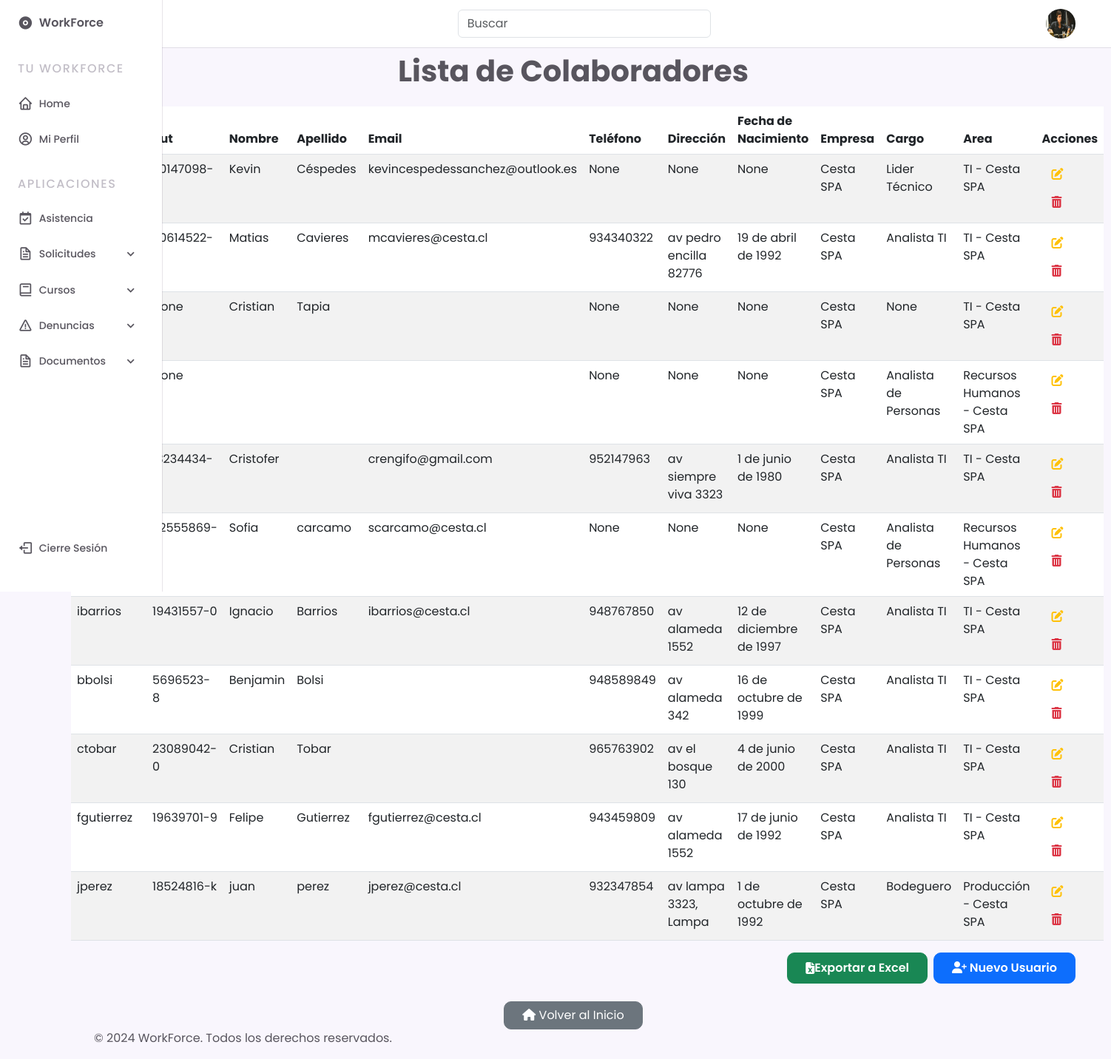
The page /gestiones/colaboradores/ (signed in) on the database its author committed.
### gestiones/models.py (models this page shows, shortened)
class CustomUser(AbstractUser):
    empresa = models.ForeignKey(Empresa, on_delete=models.CASCADE, null=True, blank=True)
    area = models.ForeignKey(Area, on_delete=models.SET_NULL, null=True, blank=True)
    cargo = models.CharField(max_length=255, blank=True, null=True)
    fecha_contratacion = models.DateField(blank=True, null=True)
    foto_perfil = models.ImageField(upload_to='fotos_perfil/', null=True, blank=True)
    telefono = models.CharField(max_length=15, null=True, blank=True)
    fecha_nacimiento = models.DateField(null=True, blank=True)
    direccion = models.CharField(max_length=255, blank=True, null=True)
    salud = models.CharField(max_length=30, choices=[
        ('fonasa', 'Fonasa'),
        ('banmedica', 'Banmédica'),
        ('colmena', 'Colmena Golden Cross'),
        ('consalud', 'Consalud'),
        ('cruzblanca', 'CruzBlanca'),
        ('esencial', 'Esencial'),
        ('masvida', 'Nueva Masvida'),
        ('vidatres', 'Vida Tres'),
    ], blank=True, null=True)
    afp = models.CharField(max_length=30, choices=[
        ('capital', 'AFP Capital'),
        ('cuprum', 'AFP Cuprum'),
        ('habitat', 'AFP Habitat'),
        ('modelo', 'AFP Modelo'),
        ('planvital', 'AFP Planvital'),
        ('provida', 'AFP Provida'),
        ('uno', 'AFP Uno'),
    ], blank=True, null=True)
    horario_asignado = models.CharField(max_length=20, choices=[
        ('8:00-17:30', '8:00 a 17:30'),
        ('9:00-18:30', '9:00 a 18:30'),
        ('21:00-8:00', '21:00 a 8:00'),
        ('otro', 'Otro'),
    ], null=True, blank=True)
    rut = models.CharField(max_length=12, unique=True, null=True, blank=True)

class Empresa(models.Model):
    nombre = models.CharField(max_length=255)
    razon_social = models.CharField(max_length=255)
    rut = models.CharField(max_length=12)
    giro = models.CharField(max_length=255)
    cantidad_personal = models.IntegerField()
    direccion = models.CharField(max_length=255)
    def __str__(self):
        return self.nombre

class Area(models.Model):
    nombre = models.CharField(max_length=255)
    empresa = models.ForeignKey(Empresa, on_delete=models.CASCADE, related_name='areas')
    def __str__(self):
        return f"{self.nombre} - {self.empresa.nombre}"

### gestiones/views.py (the view)
# urls.py: path('colaboradores/', views.lista_colaboradores, name='lista_colaboradores'),
@login_required
@user_passes_test(is_supervisor)
def lista_colaboradores(request):
    colaboradores = CustomUser.objects.filter(empresa=request.user.empresa)
    return render(request, 'gestiones/usuarios/lista_colaboradores.html', {'colaboradores': colaboradores})

### core/templatetags/custom_tags.py (called while the page is built)
@register.filter
def is_supervisor(user):
    return user.groups.filter(name='supervisores').exists()

### gestiones/views.py (called while the page is built)
def is_supervisor(user):
    return user.groups.filter(name='supervisores').exists()

### gestiones/templates/gestiones/usuarios/lista_colaboradores.html
{% extends "base.html" %}
{% load static %}
{% block content %}
<h1 class="text-center mb-4" style="font-weight: bold;">Lista de Colaboradores</h1>
<table class="table table-striped">
    <thead>
        <tr>
            <th>Username</th>
            <th>Rut</th>
            <th>Nombre</th>
            <th>Apellido</th>
            <th>Email</th>
            <th>Teléfono</th>
            <th>Dirección</th>
            <th>Fecha de Nacimiento</th>
            <th>Empresa</th>
            <th>Cargo</th>
            <th>Area</th>
            <th>Acciones</th>
        </tr>
    </thead>
    <tbody>
        {% for colaborador in colaboradores %}
        <tr>
            <td>{{ colaborador.username }}</td>
            <td>{{colaborador.rut}}</td>
            <td>{{ colaborador.first_name }}</td>
            <td>{{ colaborador.last_name }}</td>
            <td>{{ colaborador.email }}</td>
            <td>{{ colaborador.telefono }}</td>
            <td>{{ colaborador.direccion }}</td>
            <td>{{ colaborador.fecha_nacimiento }}</td>
            <td>{{ colaborador.empresa }}</td>
            <td>{{ colaborador.cargo }}</td>
            <td>{{ colaborador.area }}</td>
            <td>
                <a href="{% url 'editar_colaborador' colaborador.pk %}" class="btn btn-link text-warning" title="Editar colaborador">
                    <i class="fas fa-edit"></i>
                </a>
                <a href="{% url 'eliminar_colaborador' colaborador.pk %}" class="btn btn-link text-danger" title="Eliminar colaborador">
                    <i class="fas fa-trash-alt"></i>
                </a>
            </td>
        </tr>
        {% endfor %}
    </tbody>
</table>
<div class="d-flex justify-content-end">
    <a href="{% url 'exportar_colaboradores_excel' %}" class="btn btn-success px-4 d-flex align-items-center me-2" style="border-radius: 10px; font-weight: 600;">
        <i class="fas fa-file-excel"></i>   Exportar a Excel
    </a>
    <a href="{% url 'registrar_usuario' %}" class="btn btn-primary px-4 py-2" style="border-radius: 10px; font-weight: 600;">
        <i class="fas fa-user-plus"></i> Nuevo Usuario
    </a>
</div>
<div class="d-flex justify-content-center mt-4">
    <a href="{% url 'home' %}" class="btn btn-secondary px-4" style="border-radius: 10px;"><i class="fas fa-home"></i> Volver al Inicio</a>
</div>
{% endblock %}

### core/templates/base.html (shortened to what this page needs)
{% load static %}
{% load custom_tags %}
<!DOCTYPE html>
<html lang="en">
    <head>
        <link href="https://cdn.jsdelivr.net/npm/bootstrap@5.3.0/dist/css/bootstrap.min.css" rel="stylesheet">
        <link rel="stylesheet" href="https://cdn.jsdelivr.net/npm/boxicons@latest/css/boxicons.min.css">
        <link rel="stylesheet" type="text/css" href="{% static 'css/styles.css' %}">
        <link rel="stylesheet" href="https://cdnjs.cloudflare.com/ajax/libs/font-awesome/5.15.4/css/all.min.css">
    </head>
    <body>
        <header class="header">
            <div class="header__container">
                {% if user.foto_perfil %}
                        <img src="{{ user.foto_perfil.url }}" alt="mdo" width="42" height="42" class="header__img">
                    {% else %}
                        <img src="{% static 'img/default_profile.png' %}" alt="mdo" width="42" height="42" class="header__img">
                    {% endif %}
                <a href="{% url 'home' %}" class="header__logo">WorkForce</a>
                <form class="col-12 col-lg-auto mb-3 mb-lg-0 me-lg-3" role="search" action="{% url 'buscar' %}">
                    <input type="search" class="form-control" placeholder="Buscar" aria-label="Search" name="q">
                </form>
            </div>
        </header>
        <div class="nav" id="navbar">
            <nav class="nav__container">
                <div>
                    <a href="{% url 'home' %}" class="nav__link nav__logo">
                        <i class='bx bxs-disc nav__icon' ></i>
                        <span class="nav__logo-name">WorkForce</span>
                    </a>
                    <div class="nav__list">
                        <div class="nav__items">
                            <h3 class="nav__subtitle">Tu WorkForce</h3>
                            <div class="nav__dropdown">
                                <a href="{% url 'home' %}" class="nav__link">
                                    <i class='bx bx-home nav__icon'></i>
                                    <span class="nav__name">Home</span>
                                </a>
                            </div>
                            <div class="nav__dropdown">
                                <a href="{% url 'profile' %}" class="nav__link">
                                    <i class='bx bx-user-circle nav__icon'></i>
                                    <span class="nav__name">Mi Perfil</span>
                                </a>
                            </div>
                        </div>
                        <div class="nav__items">
                            <h3 class="nav__subtitle">Aplicaciones</h3>
                            {% if user|is_supervisor %}
                            <div class="nav__dropdown">
                                <a href="{% url 'registro_asistencia' %}" class="nav__link">
                                    <i class='bx bx-calendar-check nav__icon'></i>
                                    <span class="nav__name">Asistencia</span>
                                </a>
                            </div>
                            <div class="nav__dropdown">
                                <a href="#" class="nav__link">
                                    <i class='bx bx-file nav__icon'></i>
                                    <span class="nav__name">Solicitudes</span>
                                    <i class='bx bx-chevron-down nav__icon nav__dropdown-icon'></i>
                                </a>
                            </div>
                            <div class="nav__dropdown">
                                <a href="#" class="nav__link">
                                    <i class='bx bx-book nav__icon'></i>
                                    <span class="nav__name">Cursos</span>
                                    <i class='bx bx-chevron-down nav__icon nav__dropdown-icon'></i>
                                </a>
                            </div>
                            <div class="nav__dropdown">
                                <a href="#" class="nav__link">
                                    <i class='bx bx-error nav__icon'></i>
                                    <span class="nav__name">Denuncias</span>
                                    <i class='bx bx-chevron-down nav__icon nav__dropdown-icon'></i>
                                </a>
                            </div>
                            <div class="nav__dropdown">
                                <a href="#" class="nav__link">
                                    <i class='bx bx-file nav__icon'></i>
                                    <span class="nav__name">Documentos</span>
                                    <i class='bx bx-chevron-down nav__icon nav__dropdown-icon'></i>
                                </a>
                            </div>
                            {% endif %}
                        </div>
                    </div>
                </div>
                <a href="#" class="nav__link nav__logout" id="logout-link">
                    <i class='bx bx-log-out nav__icon'></i>
                    <span class="nav__name">Cierre Sesión</span>
                </a>
            </nav>
        </div>
        {% block content %}
        {% endblock %}
        <footer>
            <div class="container">
                <p>&copy; 2024 WorkForce. Todos los derechos reservados.</p>
            </div>
        </footer>
    </body>
</html>

### static/css/styles.css (style rules this page uses)
:root { --header-height: 3.5rem; --nav-width: 219px; --first-color: #42d6e0; --first-color-light: #F4F0FA; --title-color: #000000; --text-color: #58555E; --text-color-light: #c2bec7; --body-color: #F9F6FD; --container-color: #FFFFFF; --body-font: 'Poppins', sans-serif; --normal-font-size: .938rem; --small-font-size: .75rem; --smaller-font-size: .75rem; --font-medium: 500; --font-semi-bold: 600; --z-fixed: 100; }
@media screen and (min-width: 1024px) { :root { --normal-font-size: 1rem; --small-font-size: .875rem; --smaller-font-size: .813rem; } }
body { margin: var(--header-height) 0 0 0; padding: 1rem 1rem 0; font-family: var(--body-font); font-size: var(--normal-font-size); background-color: var(--body-color); color: var(--text-color); }
h3 { margin: 0; }
a { text-decoration: none; }
img { max-width: 100%; height: auto; }
.header { position: fixed; top: 0; left: 0; width: 100%; background-color: var(--container-color); box-shadow: 0 1px 0 rgba(22, 8, 43, 0.1); padding: 0 1rem; z-index: var(--z-fixed); }
.header__container { display: flex; align-items: center; height: var(--header-height); justify-content: space-between; }
.header__img { width: 35px; height: 35px; border-radius: 50%; }
.header__logo { color: var(--title-color); font-weight: var(--font-medium); display: none; }
.nav { position: fixed; top: 0; left: -100%; height: 100vh; padding: 1rem 1rem 0; background-color: var(--container-color); box-shadow: 1px 0 0 rgba(22, 8, 43, 0.1); z-index: var(--z-fixed); transition: .4s; }
.nav__container { height: 100%; display: flex; flex-direction: column; justify-content: space-between; padding-bottom: 3rem; overflow: auto; scrollbar-width: none; }
.nav__logo { font-weight: var(--font-semi-bold); margin-bottom: 2.5rem; }
.nav__list, .nav__items { display: grid; }
.nav__list { row-gap: 2.5rem; }
.nav__items { row-gap: 1.5rem; }
.nav__subtitle { font-size: var(--normal-font-size); text-transform: uppercase; letter-spacing: .1rem; color: var(--text-color-light); }
.nav__link { display: flex; align-items: center; color: var(--text-color); }
.nav__icon { font-size: 1.2rem; margin-right: .5rem; }
.nav__name { font-size: var(--small-font-size); font-weight: var(--font-medium); white-space: nowrap; }
.nav__logout { margin-top: 5rem; }
.nav__dropdown { overflow: hidden; max-height: 21px; transition: .4s ease-in-out; }
.nav__dropdown-icon { margin-left: auto; transition: .4s; }
@media screen and (min-width: 768px) { body { padding: 1rem 3rem 0 6rem; } }
@media screen and (min-width: 768px) { .header { padding: 0 3rem 0 6rem; } }
@media screen and (min-width: 768px) { .header__container { height: calc(var(--header-height) + .5rem); } }
@media screen and (min-width: 768px) { .header__logo { display: block; } }
@media screen and (min-width: 768px) { .header__img { width: 40px; height: 40px; order: 1; } }
@media screen and (min-width: 768px) { .nav { left: 0; padding: 1.2rem 1.5rem 0; width: 68px; } }
@media screen and (min-width: 768px) { .nav__items { row-gap: 1.7rem; } }
@media screen and (min-width: 768px) { .nav__icon { font-size: 1.3rem; } }
@media screen and (min-width: 768px) { .nav__logo-name, .nav__name, .nav__subtitle, .nav__dropdown-icon { opacity: 0; transition: .3s; } }

### rows shown on the page
CustomUser: foto_perfil (picture), first_name "Kevin", last_name "Céspedes", email "kevincespedessanchez@outlook.es", telefono "None", direccion "None", fecha_nacimiento "None", empresa "Cesta SPA", cargo "Lider Técnico", area "TI - Cesta SPA"
CustomUser: first_name "Matias", last_name "Cavieres", email "mcavieres@cesta.cl", telefono "934340322", direccion "av pedro encilla 82776", fecha_nacimiento "19 de abril de 1992", empresa "Cesta SPA", cargo "Analista TI", area "TI - Cesta SPA"
CustomUser: rut "None", first_name "Cristian", last_name "Tapia", telefono "None", direccion "None", fecha_nacimiento "None", empresa "Cesta SPA", cargo "None", area "TI - Cesta SPA"
CustomUser: rut "None", telefono "None", direccion "None", fecha_nacimiento "None", empresa "Cesta SPA", cargo "Analista de Personas", area "Recursos Humanos - Cesta SPA"
CustomUser: first_name "Cristofer", email "crengifo@gmail.com", telefono "952147963", direccion "av siempre viva 3323", fecha_nacimiento "1 de junio de 1980", empresa "Cesta SPA", cargo "Analista TI", area "TI - Cesta SPA"
CustomUser: first_name "Sofia", last_name "carcamo", email "scarcamo@cesta.cl", telefono "None", direccion "None", fecha_nacimiento "None", empresa "Cesta SPA", cargo "Analista de Personas", area "Recursos Humanos - Cesta SPA"
CustomUser: username "ibarrios", rut "19431557-0", first_name "Ignacio", last_name "Barrios", email "ibarrios@cesta.cl", telefono "948767850", direccion "av alameda 1552", fecha_nacimiento "12 de diciembre de 1997", empresa "Cesta SPA", cargo "Analista TI", area "TI - Cesta SPA"
CustomUser: username "bbolsi", rut "5696523-8", first_name "Benjamin", last_name "Bolsi", telefono "948589849", direccion "av alameda 342", fecha_nacimiento "16 de octubre de 1999", empresa "Cesta SPA", cargo "Analista TI", area "TI - Cesta SPA"
CustomUser: username "ctobar", rut "23089042-0", first_name "Cristian", last_name "Tobar", telefono "965763902", direccion "av el bosque 130", fecha_nacimiento "4 de junio de 2000", empresa "Cesta SPA", cargo "Analista TI", area "TI - Cesta SPA"
CustomUser: username "fgutierrez", rut "19639701-9", first_name "Felipe", last_name "Gutierrez", email "fgutierrez@cesta.cl", telefono "943459809", direccion "av alameda 1552", fecha_nacimiento "17 de junio de 1992", empresa "Cesta SPA", cargo "Analista TI", area "TI - Cesta SPA"
CustomUser: username "jperez", rut "18524816-k", first_name "juan", last_name "perez", email "jperez@cesta.cl", telefono "932347854", direccion "av lampa 3323, Lampa", fecha_nacimiento "1 de octubre de 1992", empresa "Cesta SPA", cargo "Bodeguero", area "Producción - Cesta SPA"
